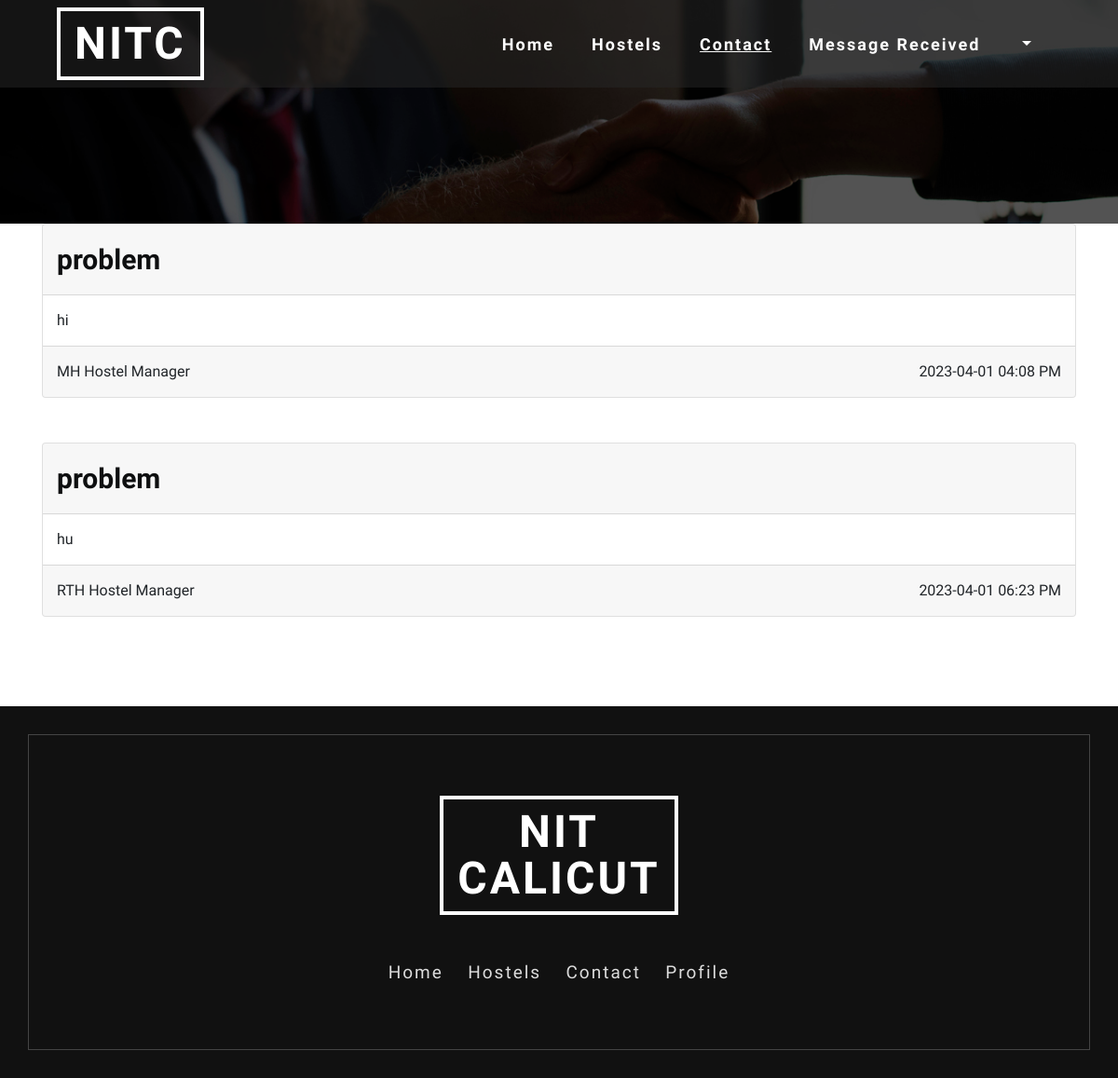
The app's page /message_user.php with its own data.
### tables this page shows
CREATE TABLE `message` (
  `msg_id` int(10) NOT NULL,
  `sender_id` varchar(255) DEFAULT NULL,
  `receiver_id` varchar(255) DEFAULT NULL,
  `hostel_id` int(10) DEFAULT NULL,
  `subject_h` varchar(255) DEFAULT NULL,
  `message` varchar(255) DEFAULT NULL,
  `msg_date` varchar(255) DEFAULT NULL,
  `msg_time` varchar(255) DEFAULT NULL
);

CREATE TABLE `hostel` (
  `Hostel_id` int(10) NOT NULL,
  `Hostel_name` varchar(255) NOT NULL,
  `current_no_of_rooms` varchar(255) DEFAULT NULL,
  `No_of_rooms` varchar(255) DEFAULT NULL,
  `No_of_students` varchar(255) DEFAULT NULL
);

### message_user.php (the view, shortened to what this page needs)
<?php
 require 'includes/config.inc.php';
?>
<!DOCTYPE html>
<html lang="en">
<head>
	<link rel="stylesheet" href="web_home/css_home/bootstrap.css">
	<link rel="stylesheet" href="web_home/css_home/style.css" type="text/css" media="all" />
	<link rel="stylesheet" href="web_home/css_home/fontawesome-all.css">
</head>
<body>
<div class="inner-page-banner" id="home">
	<header>
		<div class="container agile-banner_nav">
			<nav class="navbar navbar-expand-lg navbar-light bg-light">
				<h1><a class="navbar-brand" href="home.php">NITC <span class="display"></span></a></h1>
				<div class="collapse navbar-collapse justify-content-center" id="navbarSupportedContent">
					<ul class="navbar-nav ml-auto">
						<li class="nav-item">
							<a class="nav-link" href="home.php">Home <span class="sr-only">(current)</span></a>
						</li>
						<li class="nav-item">
							<a class="nav-link" href="services.php">Hostels</a>
						</li>
						<li class="nav-item active">
							<a class="nav-link" href="contact.php">Contact</a>
						</li>
						<li class="nav-item">
						<a class="nav-link" href="message_user.php">Message Received</a>
					</li>
						<li class="dropdown nav-item">
						<a href="#" class="dropdown-toggle nav-link" data-toggle="dropdown"><?php echo $_SESSION['roll']; ?>
						</a>
					</li>
					</ul>
				</div>
			</nav>
		</div>
	</header>
</div>
<?php
    $roll_no = $_SESSION['roll'];
    $query = "SELECT * FROM Message WHERE receiver_id ='$roll_no'";
    $result = mysqli_query($conn,$query);
    while ($row = mysqli_fetch_assoc($result)){
    	$hostel_id = $row['hostel_id'];
    	$query6 = "SELECT * FROM Hostel WHERE Hostel_id = '$hostel_id'";
       $result6 = mysqli_query($conn,$query6);
       $row6 = mysqli_fetch_assoc($result6);
       $hostel_name = $row6['Hostel_name'];
          ?>
    <div class="container">
      <div class="card">
      <div class="card-header"><b><?php echo $row['subject_h']; ?></b></div>
      <div class="card-body"><?php echo $row['message']; ?></div>
      <div class="card-footer"><?php echo $hostel_name." Hostel Manager"; ?><span style="float: right"><?php echo $row['msg_date']." ".$row['msg_time']; ?></span></div>
  </div>
</div>
<br><br>
    <?php
    }
?>
<br>
<br>
<footer class="py-5">
	<div class="container py-md-5">
		<div class="footer-logo mb-5 text-center">
			<a class="navbar-brand" href="http://www.nitc.ac.in/" target="_blank">NIT <span class="display"> CALICUT</span></a>
		</div>
		<div class="footer-grid">
			<div class="list-footer">
				<ul class="footer-nav text-center">
					<li>
						<a href="home.php">Home</a>
					</li>
					<li>
						<a href="services.php">Hostels</a>
					</li>
					<li>
						<a href="contact.php">Contact</a>
					</li>
					<li>
						<a href="profile.php">Profile</a>
					</li>
				</ul>
			</div>
		</div>
	</div>
</footer>
</body>
</html>

### web_home/css_home/style.css (style rules this page uses)
body { padding:0; margin:0; position:relative; font-family: 'Poiret One', cursive; }
body a { transition:0.5s all; -webkit-transition:0.5s all; -moz-transition:0.5s all; -o-transition:0.5s all; -ms-transition:0.5s all; }
h1,h2,h3,h4,h5,h6 { margin:0; }
ul { margin:0; padding:0; }
header { position: absolute; z-index: 9; width: 100%; background: rgba(37, 37, 37, 0.54); }
.bg-light { background-color: transparent !important; }
h1 { font-size: inherit; }
.navbar-nav > li { margin-right: 1.5em; }
.navbar-light .navbar-nav .show > .nav-link, .navbar-light .navbar-nav .active > .nav-link, .navbar-light .navbar-nav .nav-link.show, .navbar-light .navbar-nav .nav-link.active { color: #fff; font-size: 18px; font-weight: 700; letter-spacing: 2px; text-decoration: underline; }
.navbar-light .navbar-nav .nav-link { color: #fff; font-size: 18px; font-weight: 700; letter-spacing: 2px; }
.navbar-light .navbar-brand { color: #fff; font-size: 3em; text-decoration: none; border: 4px solid #fff; text-transform: uppercase; font-weight: 700; margin: 0; text-align: center; letter-spacing: 3px; padding: 10px 15px; line-height: 50px; }
.navbar-brand span { display: block; }
.card-body { padding: 12px; }
.card-header { padding: 0; color: #0e0f10; }
footer { background: #111; position: relative; z-index: 1; }
footer:after { position: absolute; content: ''; left: 30px; right: 30px; bottom: 30px; top: 30px; border: 1px solid #444; z-index: -1; }
.footer-logo a.navbar-brand { color: #fff; font-size: 3em; text-decoration: none; border: 4px solid #fff; text-transform: uppercase; font-weight: 700; margin: 0; letter-spacing: 3px; padding: 10px 15px; line-height: 50px; }
.footer-nav li { list-style-type: none; display: inline-block; margin: 0px .7em; border-bottom: 2px solid rgba(226, 222, 222, 0); }
ul.footer-nav li a { color: #ddd; font-size: 19px; letter-spacing: 2px; display: inline-block; }
.inner-page-banner { background: url(../images/1.jpg) no-repeat center; height: 20vw; background-size: cover; }

### message_user.php (style rules this page uses)
.card-header { padding: 15px; font-size: 30px; }
.card-body { padding: 15px; }
.card-footer { text-align: left; padding: 15px; }

### records on screen
message: subject_h "problem", message "hi", hostel.Hostel_name "MH", msg_date "2023-04-01", msg_time "04:08 PM"
message: subject_h "problem", message "hu", hostel.Hostel_name "RTH", msg_date "2023-04-01", msg_time "06:23 PM"
